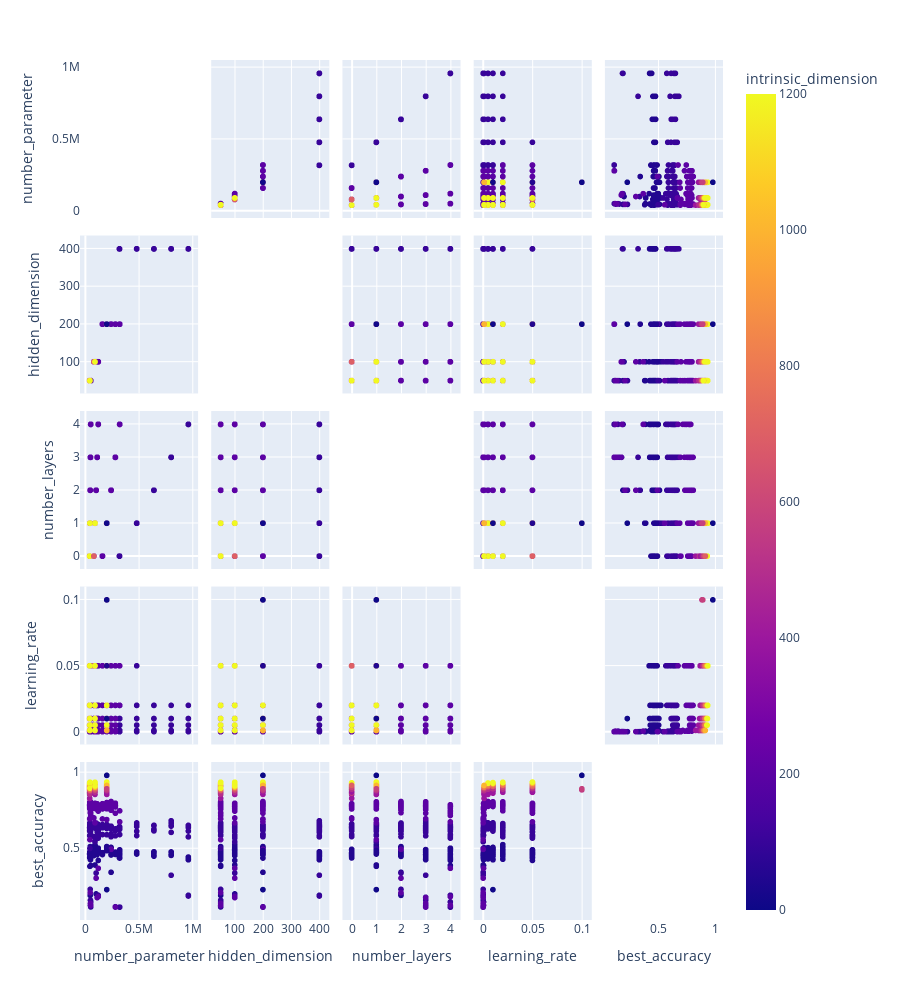

The cell this chart's notebook holds for it:
### Code cell
import plotly.express as px
fig = px.scatter_matrix(df,
    dimensions=["number_parameter", "hidden_dimension", "number_layers", "learning_rate", "best_accuracy"],
    color="intrinsic_dimension",)
fig.update_layout(
    dragmode='select',
    height=1000,
    hovermode='closest',
)
fig.update_traces(diagonal_visible=False)
fig.show()

### Figure 1 — Plotly figure (JSON) as saved in the notebook; plotly's stock layout.template omitted (floating-point values rounded to 4 significant figures; data arrays with more than 128 entries replaced by an {"elided": "..."} marker saying what was removed)
{"data": [{"diagonal": {"visible": false}, "dimensions": [{"axis": {"matches": true}, "label": "number_parameter", "values": {"elided": "516 int values"}}, {"axis": {"matches": true}, "label": "hidden_dimension", "values": {"elided": "516 int values"}}, {"axis": {"matches": true}, "label": "number_layers", "values": {"elided": "516 int values"}}, {"axis": {"matches": true}, "label": "learning_rate", "values": {"elided": "516 float values"}}, {"axis": {"matches": true}, "label": "best_accuracy", "values": {"elided": "516 float values"}}], "hovertemplate": "%{xaxis.title.text}=%{x}<br>%{yaxis.title.text}=%{y}<br>intrinsic_dimension=%{marker.color}<extra></extra>", "legendgroup": "", "marker": {"color": {"elided": "516 int values"}, "coloraxis": "coloraxis", "symbol": "circle"}, "name": "", "showlegend": false, "type": "splom"}], "layout": {"coloraxis": {"colorbar": {"title": {"text": "intrinsic_dimension"}}, "colorscale": [[0, "#0d0887"], [0.1111, "#46039f"], [0.2222, "#7201a8"], [0.3333, "#9c179e"], [0.4444, "#bd3786"], [0.5556, "#d8576b"], [0.6667, "#ed7953"], [0.7778, "#fb9f3a"], [0.8889, "#fdca26"], [1, "#f0f921"]]}, "dragmode": "select", "height": 1000, "hovermode": "closest", "legend": {"tracegroupgap": 0}, "margin": {"t": 60}}}
